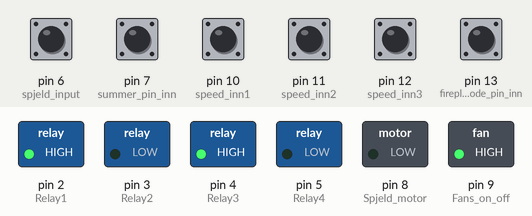
Recording of a sketch running on a simulated Arduino Uno, built with avr-gcc and run on an emulated ATmega328P. Parts: switched loads named in the sketch (green lamp = pin HIGH). The test bench sets the inputs (shaded band); at power-on: pin 6 (spjeld_input), pin 7 (summer_pin_inn), pin 10 (speed_inn1), pin 11 (speed_inn2), pin 12 (speed_inn3) HIGH, pin 13 (fireplace_mode_pin_inn) LOW.

Above: at 0.2 s.
At 54.2 s:
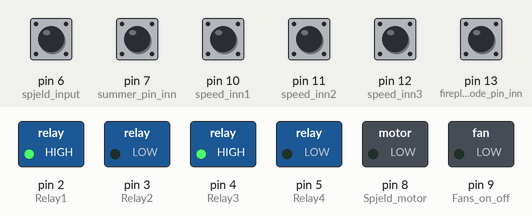
At 113.5 s:
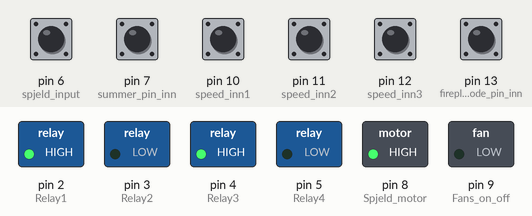
Timing chart, 0 to 119.9 s (numbered marks = the images above):
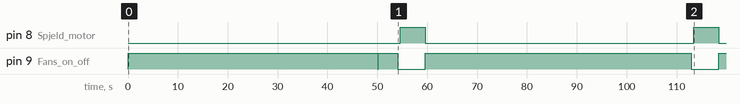

The sketch:

fan_controll.ino
```cpp
/* Arduino fan-controller for heat recovery unit ,2 fans 3 speed's   */

/* I/O pinn's */

int Relay1 = 2;       // Relay 1 (Speed 2 or 3) connected to output pin 2
int Relay2 = 3;       // Relay 2 (Speed 1 or 2/3)  connected to output pin 3
int Relay3 = 4;       // Relay 3 (FAN 2 Speed 2 or 3) connected to output pin 4
int Relay4 = 5;       // Relay 3 (FAN 2 Speed 1 or 2/3) connected to output pin 5
int spjeld_input = 6; //input ,, read spjeld posisiton input pin 6
int Spjeld_motor = 8; // STR 2 (spjeld) connected to output pin 8
int Fans_on_off = 9;  // STR 1 (spjeld) connected to output pin 9

int speed_inn1 = 10;       // speed-1 input pin pin 10
int speed_inn2 = 11;       // speed-1 input pin pin 11
int speed_inn3 = 12;       // speed-1 input pin pin 12

int summer_pin_inn = 7;       //  input pin pin 7
int fireplace_mode_pin_inn = 13; // input pin pin 13

int spjel_pos = 0; // in stop position
int speed_switch = 2;
int last_speed_switch=2;

int summer_cool=0;
int fireplace_mode=0;

// the setup function runs once when you press reset or power the board
void setup() {

  // initialize digital pin LED_BUILTIN as an output.
  pinMode(LED_BUILTIN, OUTPUT);

  pinMode(Relay1, OUTPUT);  // Relay 1 (Speed 2 or 3)
  digitalWrite(Relay1, LOW);

  pinMode(Relay2, OUTPUT);  // Relay 2 (Speed 1 or 2/3)
  digitalWrite(Relay2, LOW);

  pinMode(Relay3, OUTPUT);  // Relay 3 (FAN 2 Speed 2 or 3)
  digitalWrite(Relay3, LOW);

  pinMode(Relay4, OUTPUT);  // Relay 4 (FAN 2 Speed 1 or 2/3)
  digitalWrite(Relay4, LOW);

  pinMode(spjeld_input, INPUT_PULLUP);  // input ,, read spjeld posisiton

  pinMode(Spjeld_motor, OUTPUT);   // STR 2 (spjeld)
  digitalWrite(Spjeld_motor, LOW);

  pinMode(Fans_on_off, OUTPUT);   // STR1 (power fan on/off)
  digitalWrite(Fans_on_off, LOW);

  pinMode(speed_inn1, INPUT_PULLUP);  // input ,, switch posisiton
  pinMode(speed_inn2, INPUT_PULLUP);  // input ,, switch posisiton
  pinMode(speed_inn3, INPUT_PULLUP);  // input ,, switch posisiton

  pinMode(summer_pin_inn, INPUT_PULLUP);          // input ,, read summer mode ,, no turning of spjeld
  pinMode(fireplace_mode_pin_inn, INPUT_PULLUP);  // input ,, run in-fan on higher speed than out-fan, overpressure


    Speed1(1,1);   // set inital speed
}

/**************************************************/
int check_speed_switch()
{
    int returnval=0;
    int temp=0;

   temp = digitalRead(speed_inn1);   // read switch position
    if (!temp) return (returnval=1);  // low

   temp = digitalRead(speed_inn2);   // read switch position
    if (!temp) return(returnval=2);  // low

   temp = digitalRead(speed_inn3);   // read switch position
    if (!temp) return (returnval=3);  // low
}

/**************************************************/
 int check_summer_mode()
 {
    int returnval=0;
    int temp=0;

      temp = digitalRead(summer_pin_inn);
      if (!temp) return (returnval=1);  // low
 }

/**************************************************/
 int check_fireplace_mode()
 {
    int returnval=0;
    int temp=0;

      temp = digitalRead(fireplace_mode_pin_inn);
      if (!temp) return (returnval=1);  // low
 }

/****************************************/
int turn_spjeld()
{
    int returnval=0;
    int i=0;
    int j=0;

#ifdef DEBUG
  Serial.print("turning spjeld");
#endif
   digitalWrite(Fans_on_off, LOW);
   if (speed_switch ==1) delay(500);
   if (speed_switch ==2) delay(1300);
   if (speed_switch ==3) delay(1300);

   spjel_pos = digitalRead(spjeld_input);   // read the spjeld possition
   if (spjel_pos)    // Low ,, in last right posiston
       {
        digitalWrite(Spjeld_motor, HIGH);  //turn on spjeld motor  start turn it out off position
        for (i=0;i<100;i++)
        {
         delay(50);
         spjel_pos = digitalRead(spjeld_input);   // read the spjeld possition
         if (!spjel_pos) // High , means it is in middle position ,air goes both ways ,,
             {
              /*****************************/
              returnval = 1;
              for (j=0;j<200;j++)     // wait max 5 sec , for it to go into end position again
                  {
                  delay(25);
                  spjel_pos = digitalRead(spjeld_input);   // read the spjeld possition
                  if (spjel_pos) // Low , in close position
                      {
                      digitalWrite(Spjeld_motor, LOW);  //turn off spjeld motor
                      #ifdef DEBUG
                      Serial.print("  stop count :");
                      Serial.print(j);
                      #endif
                      break;
                      }
                  else{}
                  }
             /*****************************/
             break;
             }
         else { }
        }
       }
       else    // not in right posisition
       {
        returnval=0;
        digitalWrite(Spjeld_motor, HIGH);  //turn on spjeld motor , move it to the right position
        for (j=0;j<100;j++)
                  {
                  delay(50);
                  spjel_pos = digitalRead(spjeld_input);   // read the spjeld possition
                  if (spjel_pos) // low
                      {
                      digitalWrite(Spjeld_motor, LOW);  //turn off spjeld motor
                      break;
                      }
                  else{}
                  }
       }

   digitalWrite(Spjeld_motor, LOW);  //turn off spjeld motor   timed out

   digitalWrite(Fans_on_off, HIGH);  /* turn on fans again  */
  return (returnval);
}
/**************************************************/
void Speed1(int in , int out)
{
  digitalWrite(Fans_on_off, LOW); // turn of solid state relay
  delay(50);
  if (in)
    {
     digitalWrite(Relay1, HIGH);  //Relay on, Speed 2 on
     digitalWrite(Relay2, LOW);   // Relay 2 off , speed 3 off
    }
    if (out)
    {
     digitalWrite(Relay3, HIGH);  //Relay on, Speed 2 on
     digitalWrite(Relay4, LOW);   // Relay 4 off , speed 3 off
    }
  delay(50);
  digitalWrite(Fans_on_off, HIGH);
}

/**********************************************/
void Speed2(int in , int out)
{
  digitalWrite(Fans_on_off, LOW);
  delay(50);
  if (in)
    {
     digitalWrite(Relay1, LOW);  //Relay off, Speed 2 off
     digitalWrite(Relay2, LOW);  // Relay 2 off , speed 3 off
    }
 if (out)
    {
     digitalWrite(Relay3, LOW);  //Relay off, Speed 2 off
     digitalWrite(Relay4, LOW);  // Relay 4 off , speed 3 off
    }
  delay(50);
  digitalWrite(Fans_on_off, HIGH);
}

/**********************************************/
void Speed3(int in , int out)
{
  digitalWrite(Fans_on_off, LOW);
  delay(50);
  if (in)
    {
      digitalWrite(Relay2, HIGH);  // Relay 2 on , speed 3
    }
    if (out)
    {
      digitalWrite(Relay4, HIGH);  // Relay 2 on , speed 3
    }
  delay(50);
  digitalWrite(Fans_on_off, HIGH);
}

/**********************************************/
void blink_led_1()
{
  digitalWrite(LED_BUILTIN, LOW);
  delay(300);
  digitalWrite(LED_BUILTIN, HIGH);
  delay(300);
  digitalWrite(LED_BUILTIN, LOW);
}


void blink_led_2()
{
  digitalWrite(LED_BUILTIN, LOW);
  delay(300);
  digitalWrite(LED_BUILTIN, HIGH);
  delay(300);
  digitalWrite(LED_BUILTIN, LOW);
  delay(300);
  digitalWrite(LED_BUILTIN, HIGH);
  delay(300);
  digitalWrite(LED_BUILTIN, LOW);
}

void blink_led_3()
{
  digitalWrite(LED_BUILTIN, LOW);
  delay(300);
  digitalWrite(LED_BUILTIN, HIGH);
  delay(300);
  digitalWrite(LED_BUILTIN, LOW);
  delay(300);
  digitalWrite(LED_BUILTIN, HIGH);
  delay(300);
  digitalWrite(LED_BUILTIN, LOW);
  delay(300);
  digitalWrite(LED_BUILTIN, HIGH);
  delay(300);
  digitalWrite(LED_BUILTIN, LOW);
}


// the loop function runs over and over again forever
/********************************************************/
void loop() {

int ok = 0;

  delay(50000);
  /*
  Speed1(0,1);
  delay(5000);
  Speed2(0,1);
  delay(5000);
  Speed3(0,1);
  delay(5000);
  Speed1(0,1);

  delay(5000);
  Speed1(1,0);
  delay(5000);
  Speed2(1,0);
  delay(5000);
  Speed3(1,0);
  delay(5000);
  Speed1(1,0);

  delay(5000);
  Speed1(1,1);
  delay(5000);
  Speed2(1,1);
  delay(5000);
  Speed3(1,1);
  delay(5000);
  Speed1(1,1);
  */

  /***** Check input switches  *****/
  fireplace_mode  = check_fireplace_mode();
  summer_cool     = check_summer_mode();

  /***** Check the position of the switch *****/
  speed_switch = check_speed_switch();
  if (speed_switch != last_speed_switch)
     {
      switch (speed_switch)
      {
      case 1 : Speed1(1,1);
               blink_led_1();
               break;
      case 2 : Speed2(1,1);
               blink_led_2();
               break;
      case 3 : Speed3(1,1);
               blink_led_3();
      }
      last_speed_switch = speed_switch;
     }

  digitalWrite(LED_BUILTIN, HIGH);
  delay(300);
  digitalWrite(LED_BUILTIN, LOW);
  delay(300);
  digitalWrite(LED_BUILTIN, HIGH); //1
  delay(300);
  digitalWrite(LED_BUILTIN, LOW);
  delay(300);
  digitalWrite(LED_BUILTIN, HIGH); //2
  delay(300);
  digitalWrite(LED_BUILTIN, LOW);
  delay(300);
  digitalWrite(LED_BUILTIN, HIGH); //3
  delay(300);
  digitalWrite(LED_BUILTIN, LOW);
  delay(300);
  digitalWrite(LED_BUILTIN, HIGH); //4
  delay(300);
  digitalWrite(LED_BUILTIN, LOW);
  delay(300);
  digitalWrite(LED_BUILTIN, HIGH); //5
  delay(300);
  digitalWrite(LED_BUILTIN, LOW);  //5.1 sec


  /***** turn spjeld *****/
  ok = turn_spjeld();

}
```

Measured:
- by itself, pin 8 (Spjeld_motor): alternates HIGH for 5.0 s and LOW for 53.8 s
- by itself, pin 9 (Fans_on_off): goes LOW 0.10 s, HIGH 3.9 s, LOW 5.5 s, HIGH 53.3 s, LOW 5.5 s, then HIGH
